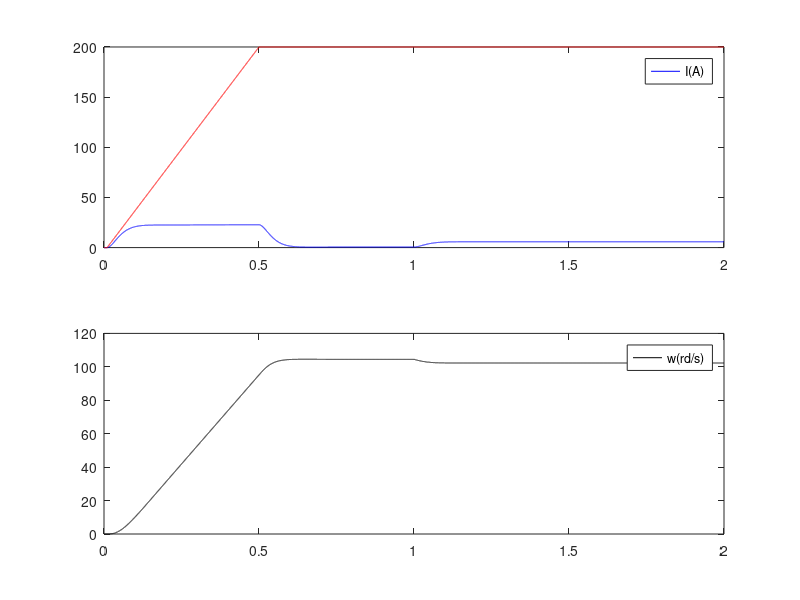
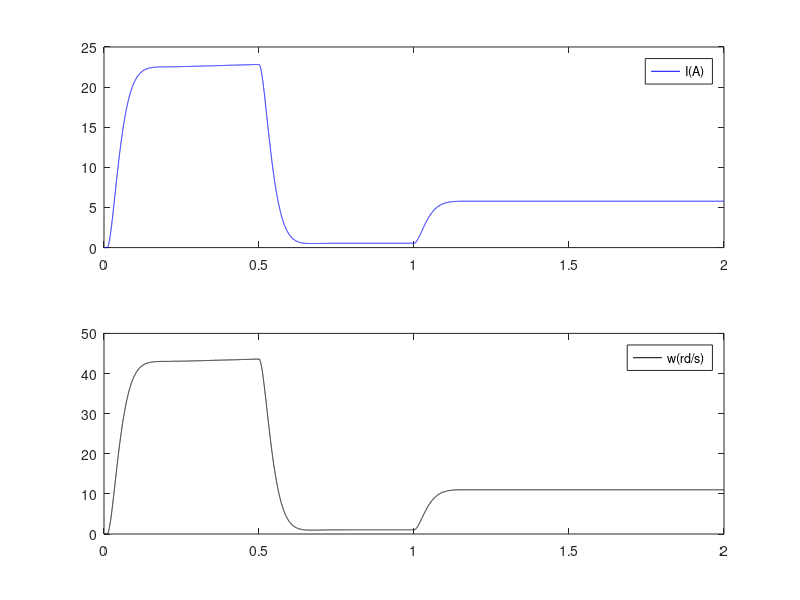

These figures' MATLAB source, in order:
% Simulation of DCM at standstill, voltage Step
clc,clear all,close all
%% initialisation
tf=2; % final simulation time
dt=0.0001; % time step
tk=1; % array indice
Ntf=floor(tf/dt);
%% systeme variables
R= 0.8; L = 0.011; k = 1.91; J =0.2; a= 1E-2;
u=0; I=0; w=0; t=0;
u0 = 200; Cr0 = 0;
% initialization
tt=zeros(1, Ntf); It=zeros(1, Ntf); ut=zeros(1, Ntf);
wt=zeros(1, Ntf); Cet=zeros(1, Ntf);
%% boucle du temps de simul
while (t<tf)
    % soft starting
    if t>=0.01 % ramp
        % u = u0/0.1*(t - 0.01); 
        u = 200/0.49*(t - 0.01);
    end
    if t >= 0.5
        u = u0;
    end

    if t >= 1
        Cr0 = 10;
    end
    dI = (u-R*I-k*w)/L;
    Ce = k*I; dw = (Ce-a*w-Cr0)/J;
    % integration rectangle method
    I = I + dI*dt;
    w = w + dw*dt;
    %% array filling
    tt(tk)=t; It(tk)=I; ut(tk)=u;
    wt(tk)=w; Cet(tk)=Ce;
    t=t+dt; tk=tk+1; % array indice
end % while end
%% plot results
figure(1)
subplot(2,1,2),plot(tt, wt,'k');
legend('w(rd/s)');
subplot(2,1,1),plot(tt,It,'b',tt,ut,'r');
legend('I(A)');

figure(2)
subplot(2,1,2),plot(tt, Cet,'k');
legend('w(rd/s)');           
subplot(2,1,1),plot(tt,It,'b');
legend('I(A)');